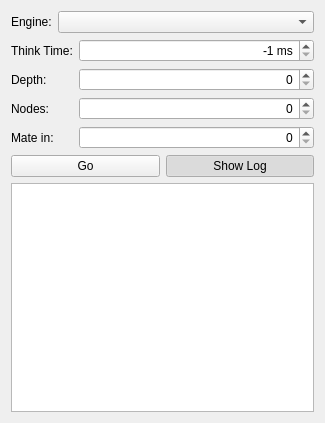
<?xml version="1.0" encoding="UTF-8"?>
<ui version="4.0">
 <class>EngineControl</class>
 <widget class="QWidget" name="EngineControl">
  <property name="geometry">
   <rect>
    <x>0</x>
    <y>0</y>
    <width>325</width>
    <height>423</height>
   </rect>
  </property>
  <property name="sizePolicy">
   <sizepolicy hsizetype="MinimumExpanding" vsizetype="MinimumExpanding">
    <horstretch>0</horstretch>
    <verstretch>0</verstretch>
   </sizepolicy>
  </property>
  <property name="minimumSize">
   <size>
    <width>100</width>
    <height>100</height>
   </size>
  </property>
  <property name="windowTitle">
   <string>Engine Control</string>
  </property>
  <layout class="QFormLayout" name="formLayout">
   <property name="fieldGrowthPolicy">
    <enum>QFormLayout::AllNonFixedFieldsGrow</enum>
   </property>
   <item row="1" column="0">
    <widget class="QLabel" name="label_5">
     <property name="text">
      <string>Engine:</string>
     </property>
    </widget>
   </item>
   <item row="1" column="1">
    <widget class="QComboBox" name="cmb_engine"/>
   </item>
   <item row="2" column="0" colspan="2">
    <widget class="QWidget" name="wdg_control" native="true">
     <property name="sizePolicy">
      <sizepolicy hsizetype="Preferred" vsizetype="Preferred">
       <horstretch>0</horstretch>
       <verstretch>1</verstretch>
      </sizepolicy>
     </property>
     <property name="minimumSize">
      <size>
       <width>200</width>
       <height>0</height>
      </size>
     </property>
     <layout class="QFormLayout" name="formLayout_2">
      <property name="fieldGrowthPolicy">
       <enum>QFormLayout::AllNonFixedFieldsGrow</enum>
      </property>
      <property name="leftMargin">
       <number>0</number>
      </property>
      <property name="topMargin">
       <number>0</number>
      </property>
      <property name="rightMargin">
       <number>0</number>
      </property>
      <property name="bottomMargin">
       <number>0</number>
      </property>
      <item row="0" column="0">
       <widget class="QLabel" name="label">
        <property name="text">
         <string>Think Time:</string>
        </property>
       </widget>
      </item>
      <item row="0" column="1">
       <widget class="QSpinBox" name="spin_thinkTime">
        <property name="alignment">
         <set>Qt::AlignRight|Qt::AlignTrailing|Qt::AlignVCenter</set>
        </property>
        <property name="suffix">
         <string> ms</string>
        </property>
        <property name="minimum">
         <number>-1</number>
        </property>
        <property name="maximum">
         <number>600000</number>
        </property>
        <property name="value">
         <number>-1</number>
        </property>
       </widget>
      </item>
      <item row="2" column="0">
       <widget class="QLabel" name="label_2">
        <property name="text">
         <string>Depth:</string>
        </property>
       </widget>
      </item>
      <item row="2" column="1">
       <widget class="QSpinBox" name="spin_depth">
        <property name="alignment">
         <set>Qt::AlignRight|Qt::AlignTrailing|Qt::AlignVCenter</set>
        </property>
       </widget>
      </item>
      <item row="4" column="0">
       <widget class="QLabel" name="label_3">
        <property name="text">
         <string>Nodes:</string>
        </property>
       </widget>
      </item>
      <item row="4" column="1">
       <widget class="QSpinBox" name="spin_nodes">
        <property name="alignment">
         <set>Qt::AlignRight|Qt::AlignTrailing|Qt::AlignVCenter</set>
        </property>
       </widget>
      </item>
      <item row="6" column="0">
       <widget class="QLabel" name="label_4">
        <property name="text">
         <string>Mate in:</string>
        </property>
       </widget>
      </item>
      <item row="6" column="1">
       <widget class="QSpinBox" name="spin_mate">
        <property name="alignment">
         <set>Qt::AlignRight|Qt::AlignTrailing|Qt::AlignVCenter</set>
        </property>
        <property name="maximum">
         <number>25</number>
        </property>
       </widget>
      </item>
      <item row="8" column="0" colspan="2">
       <widget class="QWidget" name="widget" native="true">
        <layout class="QHBoxLayout" name="horizontalLayout">
         <property name="leftMargin">
          <number>0</number>
         </property>
         <property name="topMargin">
          <number>0</number>
         </property>
         <property name="rightMargin">
          <number>0</number>
         </property>
         <property name="bottomMargin">
          <number>0</number>
         </property>
         <item>
          <widget class="QPushButton" name="btn_gostop">
           <property name="sizePolicy">
            <sizepolicy hsizetype="Minimum" vsizetype="Preferred">
             <horstretch>0</horstretch>
             <verstretch>1</verstretch>
            </sizepolicy>
           </property>
           <property name="maximumSize">
            <size>
             <width>16777215</width>
             <height>30</height>
            </size>
           </property>
           <property name="text">
            <string>Go</string>
           </property>
           <property name="checkable">
            <bool>true</bool>
           </property>
          </widget>
         </item>
         <item>
          <widget class="QPushButton" name="btn_showLog">
           <property name="sizePolicy">
            <sizepolicy hsizetype="Minimum" vsizetype="Preferred">
             <horstretch>0</horstretch>
             <verstretch>1</verstretch>
            </sizepolicy>
           </property>
           <property name="maximumSize">
            <size>
             <width>16777215</width>
             <height>30</height>
            </size>
           </property>
           <property name="text">
            <string>Show Log</string>
           </property>
           <property name="checkable">
            <bool>true</bool>
           </property>
           <property name="checked">
            <bool>true</bool>
           </property>
           <property name="flat">
            <bool>false</bool>
           </property>
          </widget>
         </item>
        </layout>
       </widget>
      </item>
      <item row="9" column="0" colspan="2">
       <widget class="QTextBrowser" name="tb_engineLog">
        <property name="sizePolicy">
         <sizepolicy hsizetype="Expanding" vsizetype="Expanding">
          <horstretch>0</horstretch>
          <verstretch>1</verstretch>
         </sizepolicy>
        </property>
        <property name="lineWrapMode">
         <enum>QTextEdit::NoWrap</enum>
        </property>
        <property name="textInteractionFlags">
         <set>Qt::TextSelectableByMouse</set>
        </property>
        <property name="openLinks">
         <bool>false</bool>
        </property>
       </widget>
      </item>
     </layout>
    </widget>
   </item>
  </layout>
 </widget>
 <resources/>
 <connections>
  <connection>
   <sender>btn_showLog</sender>
   <signal>toggled(bool)</signal>
   <receiver>tb_engineLog</receiver>
   <slot>setVisible(bool)</slot>
   <hints>
    <hint type="sourcelabel">
     <x>292</x>
     <y>210</y>
    </hint>
    <hint type="destinationlabel">
     <x>278</x>
     <y>297</y>
    </hint>
   </hints>
  </connection>
  <connection>
   <sender>btn_gostop</sender>
   <signal>released()</signal>
   <receiver>EngineControl</receiver>
   <slot>_go_stop_pressed()</slot>
   <hints>
    <hint type="sourcelabel">
     <x>89</x>
     <y>199</y>
    </hint>
    <hint type="destinationlabel">
     <x>122</x>
     <y>155</y>
    </hint>
   </hints>
  </connection>
 </connections>
 <slots>
  <slot>Go()</slot>
  <slot>Stop()</slot>
  <slot>_go_stop_pressed()</slot>
  <slot>_engine_selection_changed()</slot>
 </slots>
</ui>
